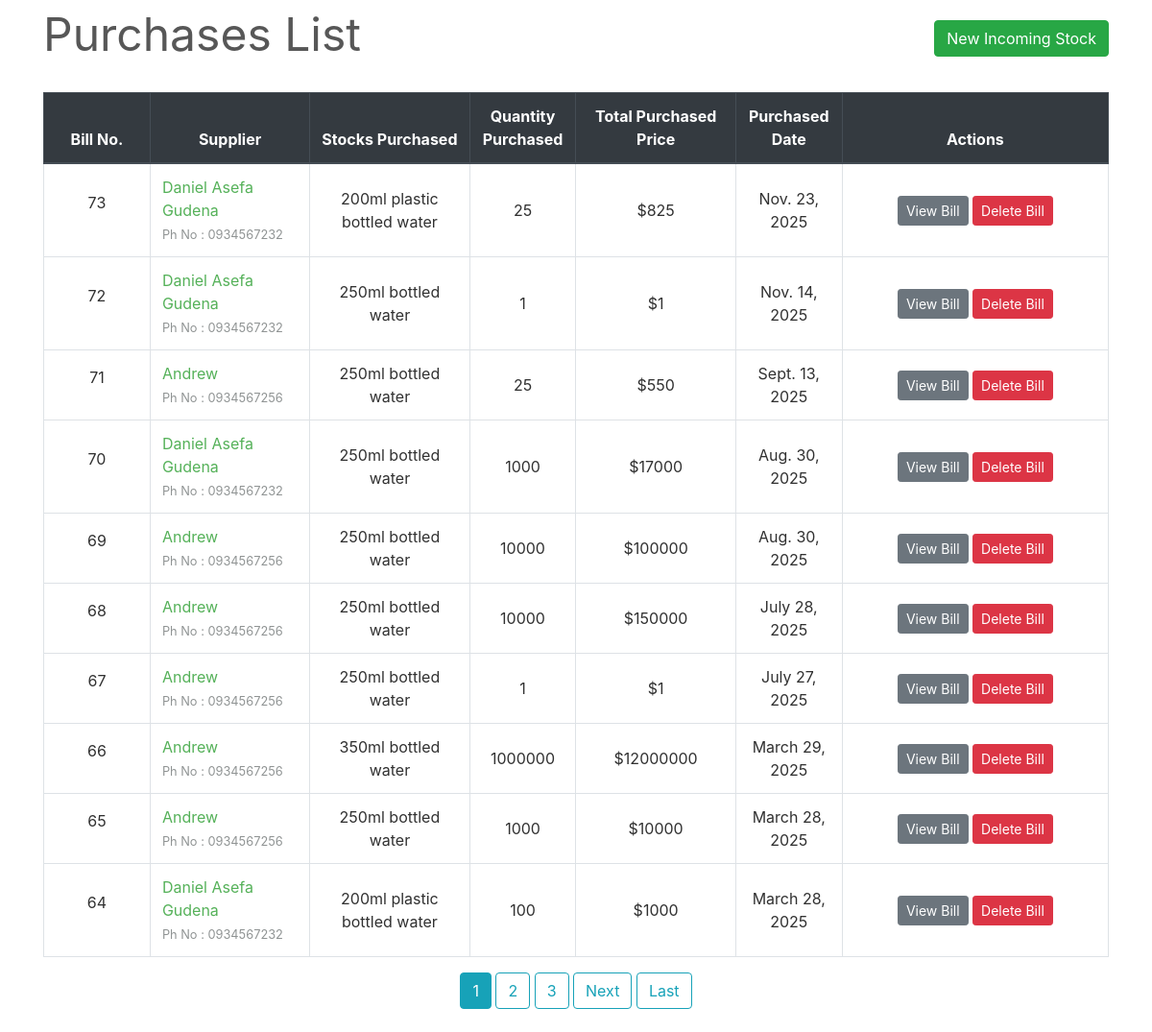
The page /transactions/purchases/ on the database its author committed.
### transactions/models.py (models this page shows, shortened)
class PurchaseBill(models.Model):
    billno = models.AutoField(primary_key=True)
    time = models.DateTimeField(auto_now=True)
    supplier = models.ForeignKey(Supplier, on_delete = models.CASCADE, related_name='purchasesupplier')
    def get_items_list(self):
        return PurchaseItem.objects.filter(billno=self)
    def get_total_price(self):
        purchaseitems = PurchaseItem.objects.filter(billno=self)
        total = 0
        for item in purchaseitems:
            total += item.totalprice
        return total

class Supplier(models.Model):
    id = models.AutoField(primary_key=True)
    name = models.CharField(max_length=150)
    phone = models.CharField(max_length=12, unique=True)
    address = models.CharField(max_length=200)
    email = models.EmailField(max_length=254, unique=True)
    gstin = models.CharField(max_length=15, unique=True)
    is_deleted = models.BooleanField(default=False)
    def __str__(self):
	    return self.name

class PurchaseItem(models.Model):
    billno = models.ForeignKey(PurchaseBill, on_delete = models.CASCADE, related_name='purchasebillno')
    stock = models.ForeignKey(Stock, on_delete = models.CASCADE, related_name='purchaseitem')
    quantity = models.IntegerField(default=1)
    perprice = models.IntegerField(default=1)
    totalprice = models.IntegerField(default=1)

### inventory/models.py (models this page shows, shortened)
class Stock(models.Model):
    id = models.AutoField(primary_key=True)
    name = models.CharField(max_length=30, unique=True)
    quantity = models.IntegerField(default=1)
    is_deleted = models.BooleanField(default=False)

### transactions/views.py (the view)
# urls.py: path('purchases/', views.PurchaseView.as_view(), name='purchases-list'),
class PurchaseView(ListView):
    model = PurchaseBill
    template_name = "purchases/purchases_list.html"
    context_object_name = 'bills'
    ordering = ['-time']
    paginate_by = 10

### transactions/templates/purchases/purchases_list.html (shortened to what this page needs)
{% extends "base.html" %}
{% load widget_tweaks %}
{% block content %}
    <div class="row" style="color: #575757; font-style: bold; font-size: 3rem;">
        <div class="col-md-8">Purchases List</div>
        <div class="col-md-4">
            <div style="float:right;"> <a class="btn btn-success" href="{% url 'select-supplier' %}">New Incoming Stock</a> </div>
        </div>
    </div>
    <br>
    <table class="table table-css table-hover table-bordered">
        <thead class="thead-dark align-middle">
            <tr>
                <th width="10%">Bill No.</th>
                <th width="15%">Supplier</th>
                <th width="15%">Stocks Purchased</th>
                <th width="10%">Quantity Purchased</th>
                <th width="15%">Total Purchased Price</th>
                <th width="10%">Purchased Date</th>
                <th width="25%">Actions</th>
            </tr>
        </thead>
{% if bills %}
        <tbody>
            {% for purchase in bills %}
            <tr>
                <td class="align-middle"> <p>{{ purchase.billno }}</p> </td>
                <td class="">
                    {% if purchase.supplier.is_deleted %}
                        {{ purchase.supplier }}<br>
                    {% else %}
                        <a href="{% url 'supplier' purchase.supplier.name %}">{{ purchase.supplier }}</a> <br>
                    {% endif %}
                    <small style="color: #909494">Ph No : {{ purchase.supplier.phone }}</small>
                </td>
                <td class="align-middle">{% for item in purchase.get_items_list %} {{ item.stock.name }} <br> {% endfor %}</td>
                <td class="align-middle">{% for item in purchase.get_items_list %} {{ item.quantity }} <br> {% endfor %}</td>
                <td class="align-middle">${{ purchase.get_total_price }}</td>
                <td class="align-middle">{{ purchase.time.date }}</td>
                <td class="align-middle"> <a href="{% url 'purchase-bill' purchase.billno %}" class="btn btn-secondary btn-sm">View Bill</a> <a href="{% url 'delete-purchase' purchase.pk %}" class="btn btn-danger btn-sm">Delete Bill</a> </td>
            </tr>
            {% endfor %}
        </tbody>
    </table>
    <div class="align-middle">
        {% if is_paginated %}
            {% for num in page_obj.paginator.page_range %}
                {% if page_obj.number == num %}
                    <a class="btn btn-info mb-4" href="?page={{ num }}">{{ num }}</a>
                {% elif num > page_obj.number|add:'-3' and num < page_obj.number|add:'3' %}
                    <a class="btn btn-outline-info mb-4" href="?page={{ num }}">{{ num }}</a>
                {% endif %}
            {% endfor %}
            {% if page_obj.has_next %}
                <a class="btn btn-outline-info mb-4" href="?page={{ page_obj.next_page_number }}">Next</a>
                <a class="btn btn-outline-info mb-4" href="?page={{ page_obj.paginator.num_pages }}">Last</a>
            {% endif %}
        {% endif %}
    </div>
{% else %}
        <tbody></tbody>
    </table>
    <br><br><br><br><br><br><br><br>
    <div style="color: #575757; font-style: bold; font-size: 1.5rem; text-align: center;">The records are empty. Please try adding some.</div>
{% endif %}
{% endblock content %}

### homepage/templates/base.html (shortened to what this page needs)
{% load static %}
<!DOCTYPE html>
<html lang="en">
<head>
    <link rel="stylesheet" type="text/css" href="{% static 'bootstrap/bootstrap.min.css' %}">
    <link rel="stylesheet" href="https://use.fontawesome.com/releases/v5.7.0/css/all.css">
    <link rel="stylesheet" type="text/css" href="{% static 'css/main.css' %}">
    <link rel="stylesheet" type="text/css" href="{% static 'css/sidebar.css' %}">
    <link rel="stylesheet" type="text/css" href="{% static 'css/dialogbox.css' %}">
</head>
<body>
    <main id="wrapper">
                    <div class="container">
                        {% block content %}{% endblock content %}
                    </div>
            <br>
    </main>
</body>
</html>

### homepage/static/css/main.css (style rules this page uses)
body, html { height: 100%; }
p { color: rgb(49, 49, 49); }
a { color: #55b159; }
.table-css { color: #313131; }
.align-middle { text-align: center; }

### homepage/static/css/sidebar.css (style rules this page uses)
#wrapper { display: flex; width: 100%; align-items: stretch; }

### rows shown on the page
PurchaseBill: billno "73", supplier "Daniel Asefa Gudena", supplier.phone "0934567232", get_total_price "825", time "Nov. 23, 2025"
PurchaseItem: stock.name "200ml plastic bottled water", quantity "25"
PurchaseBill: billno "72", supplier "Daniel Asefa Gudena", supplier.phone "0934567232", get_total_price "1", time "Nov. 14, 2025"
PurchaseItem: stock.name "250ml bottled water", quantity "1"
PurchaseBill: billno "71", supplier "Andrew", supplier.phone "0934567256", get_total_price "550", time "Sept. 13, 2025"
PurchaseItem: stock.name "250ml bottled water", quantity "25"
PurchaseBill: billno "70", supplier "Daniel Asefa Gudena", supplier.phone "0934567232", get_total_price "17000", time "Aug. 30, 2025"
PurchaseItem: stock.name "250ml bottled water", quantity "1000"
PurchaseBill: billno "69", supplier "Andrew", supplier.phone "0934567256", get_total_price "100000", time "Aug. 30, 2025"
PurchaseItem: stock.name "250ml bottled water", quantity "10000"
PurchaseBill: billno "68", supplier "Andrew", supplier.phone "0934567256", get_total_price "150000", time "July 28, 2025"
PurchaseItem: stock.name "250ml bottled water", quantity "10000"
PurchaseBill: billno "67", supplier "Andrew", supplier.phone "0934567256", get_total_price "1", time "July 27, 2025"
PurchaseItem: stock.name "250ml bottled water", quantity "1"
PurchaseBill: billno "66", supplier "Andrew", supplier.phone "0934567256", get_total_price "12000000", time "March 29, 2025"
PurchaseItem: stock.name "350ml bottled water", quantity "1000000"
PurchaseBill: billno "65", supplier "Andrew", supplier.phone "0934567256", get_total_price "10000", time "March 28, 2025"
PurchaseItem: stock.name "250ml bottled water", quantity "1000"
PurchaseBill: billno "64", supplier "Daniel Asefa Gudena", supplier.phone "0934567232", get_total_price "1000", time "March 28, 2025"
PurchaseItem: stock.name "200ml plastic bottled water", quantity "100"

### other values the page prints
{{ num }} "1"
{{ num }} "2" "3"
